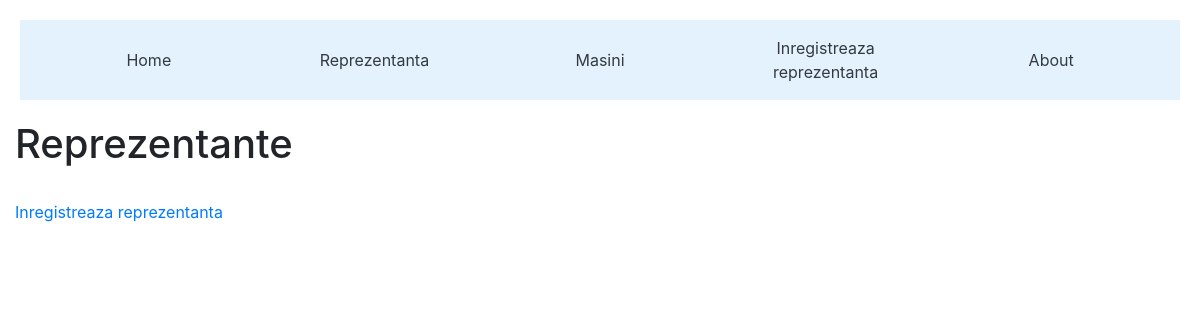
The page /reprezentanta on the database as committed earlier.
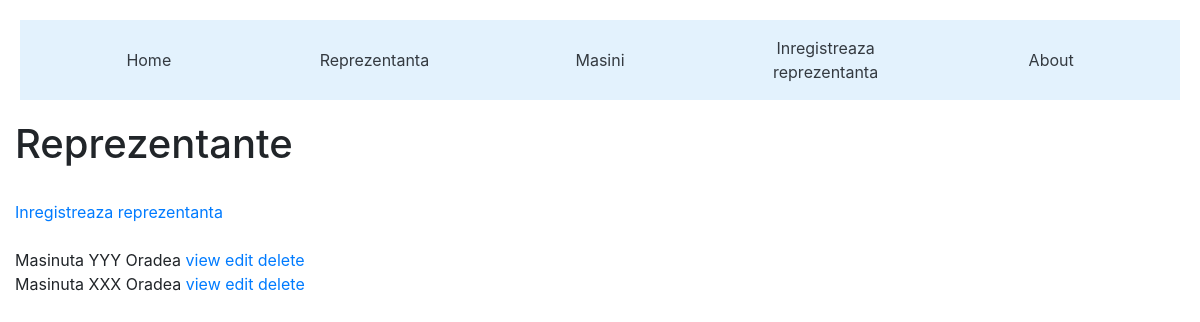
The same page on the database as committed later.
### reprezentanta/models.py (models this page shows)
class Reprezentanta(models.Model):
    nume = models.CharField(max_length=255)
    localitate = models.CharField(max_length=255)

### reprezentanta/views.py (the view)
# urls.py: url(r'^reprezentanta$', views.index, name='reprezentanta_index'),
def index(request):
    return render(request, 'reprezentanta/reprezentanta_index.html', {
            'reprezentante': Reprezentanta.objects.all()
        })

### templates/reprezentanta/reprezentanta_index.html (shortened to what this page needs)
{% block head %}
   {% include "head.html" %}
{% endblock %}
<h1>Reprezentante</h1>
<a href="{% url 'reprezentanta_create' %}">Inregistreaza reprezentanta</a>
{% for reprezentanta in reprezentante %}
{{ reprezentanta.nume }} {{ reprezentanta.localitate }}  <a href="{% url 'reprezentanta_show' reprezentanta.id %}"> view </a> <a href="{% url 'reprezentanta_form' reprezentanta.id %}"> edit </a> <a href="{% url 'reprezentanta_delete' reprezentanta.id %}"> delete </a>
{% endfor %}
{% block footer %}
   {% include "footer.html" %}
{% endblock %}

Rows that differ between the two databases and show on the page:
added Reprezentanta: nume "Masinuta YYY", localitate "Oradea"
added Reprezentanta: nume "Masinuta XXX", localitate "Oradea"
